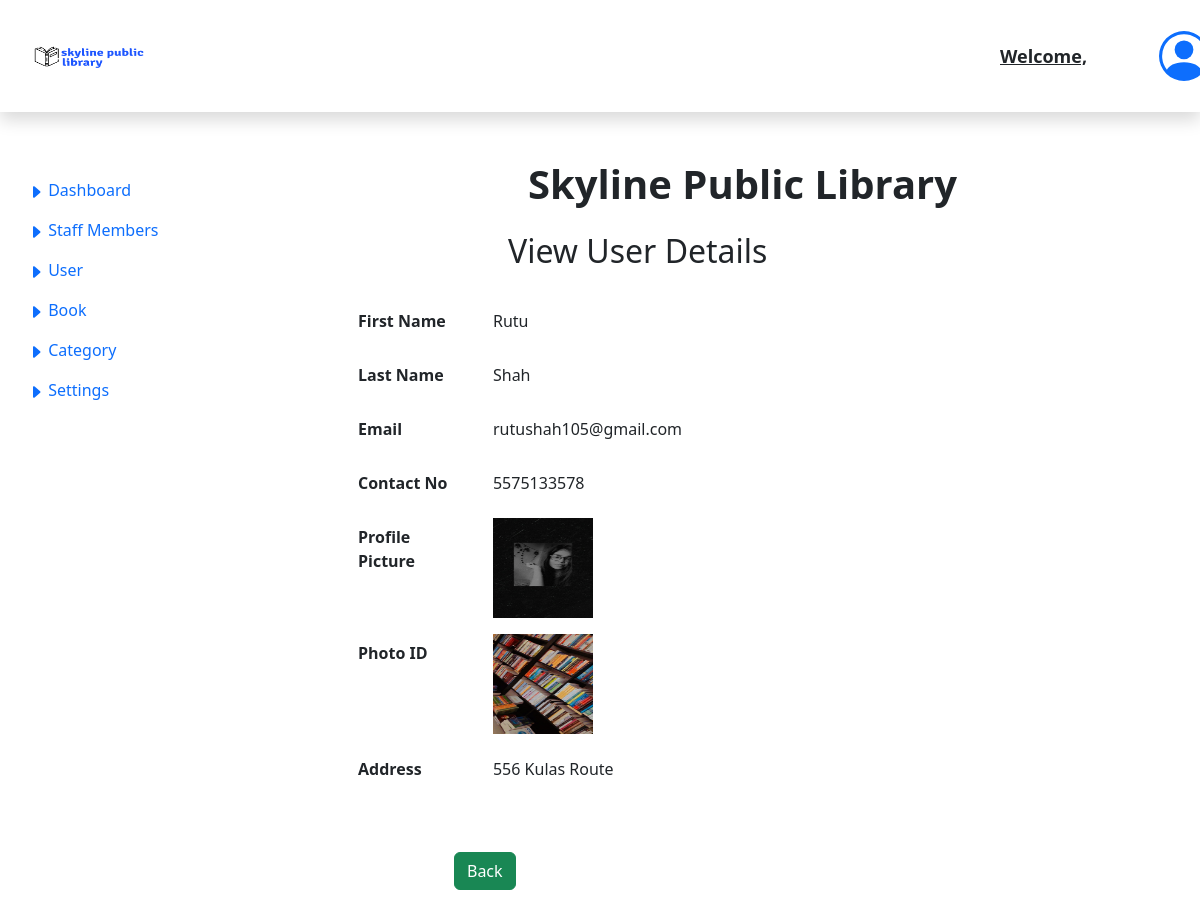
The page /admin/viewFullUserProfile.php?profile_id=90 on the database its author committed.
### tables this page shows
CREATE TABLE `users` (
  `user_id` int(11) NOT NULL,
  `first_name` varchar(25) NOT NULL,
  `last_name` varchar(25) NOT NULL,
  `email_id` varchar(255) NOT NULL,
  `password` varchar(255) NOT NULL,
  `user_status` tinyint(1) NOT NULL,
  `contact_number` varchar(10) NOT NULL,
  `address` varchar(255) NOT NULL,
  `payment_status` tinyint(1) NOT NULL,
  `registration_date` date NOT NULL,
  `pet_name` varchar(25) NOT NULL,
  `mother_name` varchar(25) NOT NULL,
  `birth_place` varchar(25) NOT NULL,
  `fine` float NOT NULL,
  `user_unique_id` varchar(25) NOT NULL,
  `image` varchar(255) NOT NULL,
  `residence_proof` varchar(255) NOT NULL,
  `user_role` int(11) NOT NULL,
  `account_status` int(11) DEFAULT NULL
);

### admin/viewFullUserProfile.php (the view, shortened to what this page needs)
<?php
        $id = $_GET['profile_id'];
    ?>
<!DOCTYPE html>
<html lang="en">
<head>
    <link rel="stylesheet" type="text/css" href="../css/admin.css">
    <link rel="stylesheet" type="text/css" href="../css/styles.css">
</head>
      <div class="row">
         <div class="col-2">
            <?php include 'admin_header_sidebar.php';?>
         </div>
         <div class="col-12 justify-content-center">
         <div class=" main_content">
            <div class="dashboard">
               <h1><b>Skyline Public Library<b></h1>
            </div>
            <div class="row">
                <div class="col-4"></div>
                <div class="col-4"><div class="h2">View User Details</div></div>
            </div>
        <?php
            $full_user_request_details = mysqli_query($mysqli,"SELECT * FROM `users` WHERE user_id = $id");
            while($row = mysqli_fetch_array($full_user_request_details)){
        ?>
    <div class="row m-4">
    <div class="col-2"></div>
     <div class="col-10">
        <form action="" class="" method="post">
            <div class="mb-3 row">
                <label for="fname" class="col-sm-2 col-form-label">First Name</label>
                <div class="col-sm-10">
                    <input type="text" readonly class="form-control-plaintext" id="fname" name="fname" value="<?php echo $row['first_name']; ?>">
                </div>
            </div>
            <div class="mb-3 row">
                <label for="lname" class="col-sm-2 col-form-label">Last Name</label>
                <div class="col-sm-10">
                    <input type="text" readonly class="form-control-plaintext" id="lname" name = "lname" value="<?php echo $row['last_name']; ?>">
                </div>
            </div>
            <div class="mb-3 row">
                <label for="email" class="col-sm-2 col-form-label">Email</label>
                <div class="col-sm-10">
                    <input type="text" readonly class="form-control-plaintext" id="email" name = "email" value="<?php echo $row['email_id']; ?>">
                </div>
            </div>
            <div class="mb-3 row">
                <label for="contactNo" class="col-sm-2 col-form-label">Contact No</label>
                <div class="col-sm-10">
                    <input type="text" readonly class="form-control-plaintext" id="phone" name = "phone" value="<?php echo $row['contact_number']; ?>">
                </div>
            </div>
            <div class="mb-3 row">
                <label for="profilePicture" class="col-sm-2 col-form-label">Profile Picture</label>
                <div class="col-sm-10">
                    <img style='height:100px; width: 100px;' src="../images/<?php echo $row['image']; ?>">
                </div>
            </div>
            <div class="mb-3 row">
                <label for="contactNo" class="col-sm-2 col-form-label">Photo ID</label>
                <div class="col-sm-10">
                    <img style='height:100px; width: 100px;' src="../images/<?php echo $row['residence_proof']; ?>">
                </div>
            </div>
            <div class="mb-3 row">
                <label for="contactNo" class="col-sm-2 col-form-label">Address </label>
                <div class="col-sm-10">
                    <input type="text" readonly class="form-control-plaintext" id="address" name = "address" value="<?php echo $row['address']; ?>">
                </div>
            </div>
            <div class="row-g-3">
                <div class="col-auto user_buttons">
                    <button class="btn btn-success" id = "back" name ="back" >Back</button>
                </div>
            </div>
        </form>
            </div>
    </div>
    <?php
      }
    ?>
</div>
    </div>
</body>
</html>

### css/admin.css (style rules this page uses)
.main_content { margin-top: 10rem; margin-left: 10rem; width: 85%; }
.dashboard h1 { margin-bottom: 1.5rem; margin-left: 23rem; }
.user_buttons { margin-top: 4rem; margin-left: 6rem; }

### rows shown on the page
users: fname "Rutu", lname "Shah", email "rutushah105@gmail.com", phone "5575133578", image (picture), residence_proof (picture), address "556 Kulas Route"
